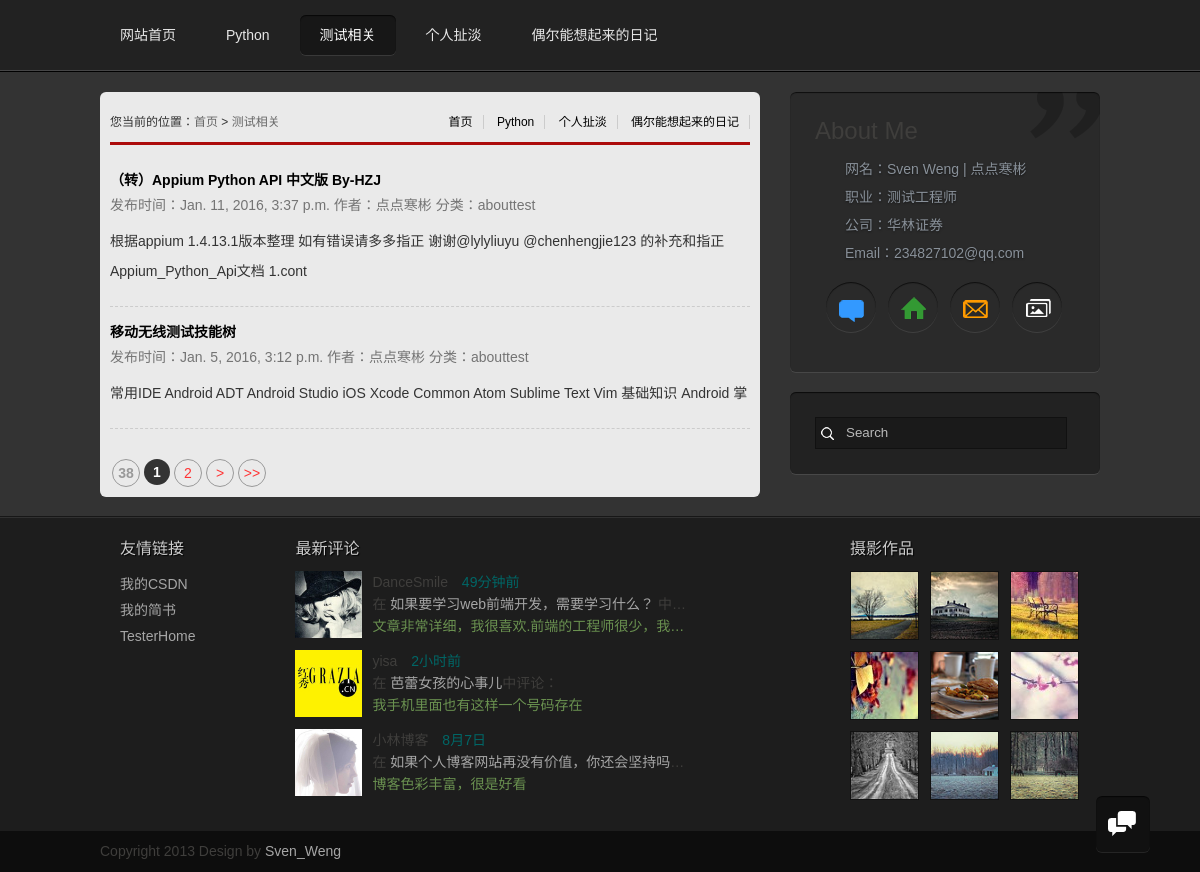
The page /grzx/abouttest/ on the database its author committed.
### grzx/models.py (models this page shows)
class BlogBody(models.Model):
    blog_title = models.CharField(max_length=50)
    blog_body = models.TextField()
    blog_type = models.CharField(max_length=50)
    blog_timestamp = models.DateTimeField()
    blog_imgurl = models.CharField(max_length=50, blank=True, null=True)
    blog_author = models.CharField(max_length=20, null=True)
    blog_ismarkdown = models.CharField(max_length=1, null=True)
    blog_like = models.IntegerField(null=True)
    blog_clicknum = models.IntegerField(null=True)

### grzx/views.py (the view)
def abouttest(request):
    test_blog = BlogBody.objects.filter(blog_type='abouttest')[::-1]
    return render(request, 'test_list.html', {'test_blog': test_blog})

### grzx/templates/test_list.html
{% extends "base.html" %}
{% block bodycontent %}
<div id="mainbody">
  <div class="blogs">
    <div class="newlist">
  <h2><span>
      <a href="/">首页</a>
      <a href="/grzx/Python">Python</a>
      <a href="/grzx/mytalk/">个人扯淡</a>
      <a href="/grzx/diary/">偶尔能想起来的日记</a>
</span>您当前的位置：<a href="/">首页</a>&nbsp;>&nbsp;<a href="/grzx/abouttest/">测试相关</a></h2>
<ul>
    {% for x in test_blog %}
        <p class="ptit"><b><a href="{% url 'article' x.id %}"> {{ x.blog_title }}</a></b></p>
        <p class="ptime">发布时间：{{ x.blog_timestamp }} 作者：{{ x.blog_author }}  分类：{{ x.blog_type }} </p>
        <div class="pcon">{{ x.blog_body | slice:":100"}}</div>
        <div class="line"></div>
    {% endfor %}
</ul>
<div class="page">
    <a title="Total record"><b>38</b></a>
    <b>1</b><a href="/jstt/index_2.html">2</a>
    <a href="/jstt/index_2.html">></a>
    <a href="/jstt/index_2.html">>></a></div>
</div>
    <aside>
        <div class="card" style="width: 280px;position: fixed;z-index: 1;">
            <h1>About Me</h1>
            <p>网名：Sven Weng | 点点寒彬</p>
            <p>职业：测试工程师</p>
            <p>公司：华林证券</p>
            <p>Email：234827102@qq.com</p>
          <ul class="linkmore">
            <li><a href="/grzx/add_article" class="talk" title="给我留言"></a></li>
            <li><a href="/" class="address" title="联系地址"></a></li>
            <li><a href="/" class="email" title="给我写信"></a></li>
            <li><a href="/" class="photos" title="生活照片"></a></li>
          </ul>
        </div>
      <div class="search" style="position: relative;top: 300px;">
        <form class="searchform" method="get" action="#">
          <input type="text" name="s" value="Search" onfocus="this.value=''" onblur="this.value='Search'">
        </form>
      </div>
    </aside>
  </div>
</div>
{% endblock bodycontent %}

### static/css/styles.css (style rules this page uses)
* { margin: 0; padding: 0 }
body { font: 14px "΢���ź�", "Microsoft YaHei", HELVETICA; color: #3F3E3C; line-height: 1.5; background: #333; }
h1, h2, h3, h4, h5, h6 { font-weight: normal; }
h1 { font: 24px "΢���ź�", "Microsoft YaHei", Arial, Helvetica, sans-serif }
p { word-wrap: break-word }
ul, ol { list-style: none; }
a { color: #a6a6a6; text-decoration: none; transition: All 1s ease; -webkit-transition: All 1s ease; -moz-transition: All 1s ease; -ms-transition: All 1s ease; -o-transition: All 1s ease; }
#mainbody { width: 100%; border-top: #000 1px solid; clear: both; overflow: hidden; }
.card { box-shadow: 0px 1px 0px rgba(255,255,255,.1), inset 0px 1px 1px rgba(0,0,0,.7); border-radius: 6px; background: url(../images/quote-bg.png) no-repeat top right rgba(42,42,42,1); width: 310px; float: right; height: 250px; overflow: hidden }
.card h1 { padding: 10px }
.card p { padding: 0 0 0 40px; line-height: 28px; text-shadow: 0px 1px 2px rgba(0,0,0,.5); color: #89919a; -webkit-animation: animations2 5s ease-in-out 5s; -moz-animation: animations2 5s ease-in-out 5s; -o-animation: animations2 5s ease-in-out 5s; -ms-animation: animations2 5s ease-in-out 5s; animation: animations2 5s ease-in-out 5s; }
.linkmore { margin: 15px 0 0 15px }
.linkmore li a { height: 50px; width: 50px; display: block; overflow: hidden; box-shadow: 0px 1px 0px rgba(255,255,255,.1), inset 0px 1px 1px rgba(0,0,0,.7); border-radius: 50%; float: left; margin: 0 6px; }
.talk, .address, .email, .photos, .heart { background: url(../images/icons.png) no-repeat; }
.talk { background-position: 13px 18px }
.address { background-position: 12px -22px }
.email { background-position: 12px -60px }
.photos { background-position: 12px -137px }
.blogs { width: 1000px; margin: 0 auto 20px; }
aside { width: 310px; float: right; margin: 20px 0; }
aside div { box-shadow: 0px 1px 0px rgba(255,255,255,.1), inset 0px 1px 1px rgba(0,0,0,.7); border-radius: 6px; padding: 15px; background: #222; margin-bottom: 20px; overflow: hidden; }
.searchform { overflow: hidden; padding: 10px; }
.searchform input { background: rgba(0, 0, 0, 0.25) url(../images/icons.png) no-repeat 3px -318px; border: 1px solid #111; width: 220px; line-height: 30px; color: #b9b9b9; padding-left: 30px; }

### static/css/view.css (style rules this page uses)
.newlist { width: 640px; float:left;margin: 20px 0; color: #333; border-radius: 6px; background:#EAEAEA; padding: 10px; }
.newlist h2 { border-bottom:#AC0B0B 3px solid; line-height:40px; font-size:12px; font-weight:normal; margin-bottom:20px }
.newlist h2 a { color:#666 }
.newlist h2 span { float:right }
.newlist h2 span a { color: #000;border-right: 1px solid #ccc;padding: 0 10px; }
.page { padding:20px 0 0 0; text-align:center; width:100%;overflow: hidden; }
.page a b { color: #999; }
.page>b, .page a { margin: 0 2px;height: 26px;line-height: 26px;border-radius: 50%;width: 26px;text-align: center;display: block;float: left; }
.page>b,.page a:hover { background: #333;color: #FFF; }
.page a { color: #F33;border: #999 1px solid; }
.ptime { color:#747474;margin-bottom: 10px; }
.ptit { line-height:30px;font-size:14px }
.ptit a { color:#000 }
.pcon { line-height:30px; }
.line { height: 10px;overflow: hidden;width: 100%;margin: 10px 0;clear: both;border-bottom: 1px dashed #ccc; }

### rows shown on the page
BlogBody: blog_title "（转）Appium Python API 中文版 By-HZJ", blog_timestamp "Jan. 11, 2016, 3:37 p.m.", blog_author "点点寒彬", blog_type "abouttest", blog_body "根据appium 1.4.13.1版本整理 如有错误请多多指正 谢谢@lylyliuyu @chenhengjie123 的补充和指正 Appium_Python_Api文档 1.cont"
BlogBody: blog_title "移动无线测试技能树", blog_timestamp "Jan. 5, 2016, 3:12 p.m.", blog_author "点点寒彬", blog_type "abouttest", blog_body "常用IDE Android ADT Android Studio iOS Xcode Common Atom Sublime Text Vim 基础知识 Android 掌"
